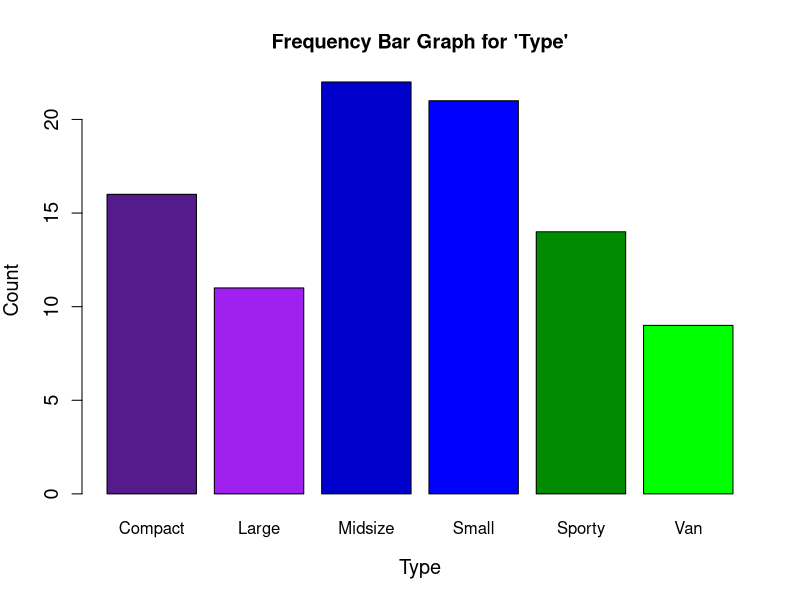
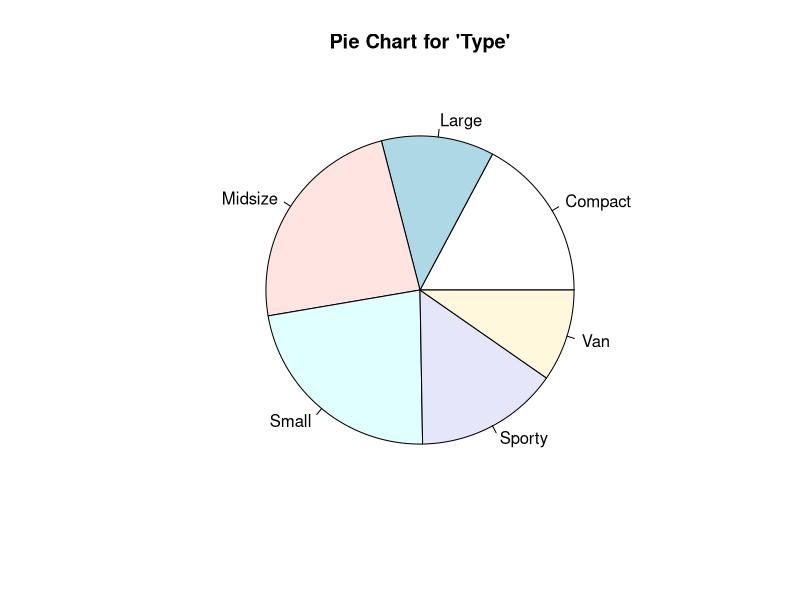
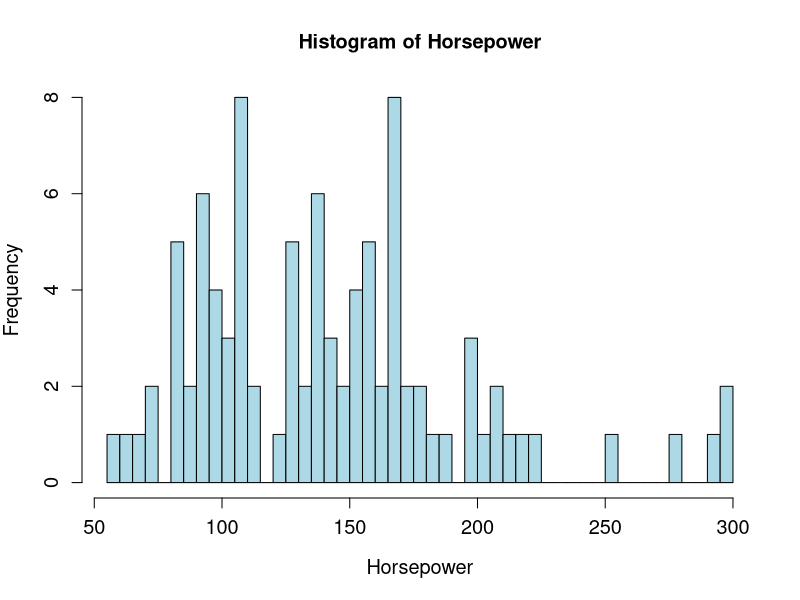
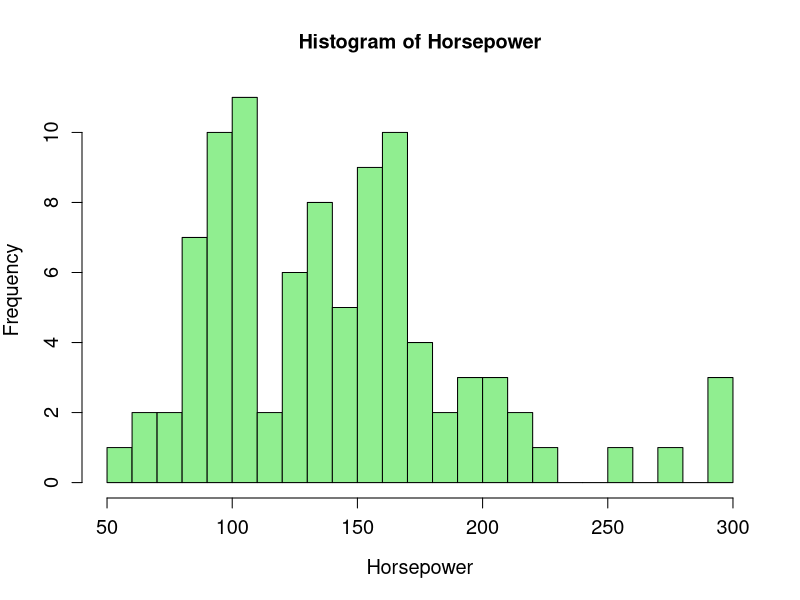
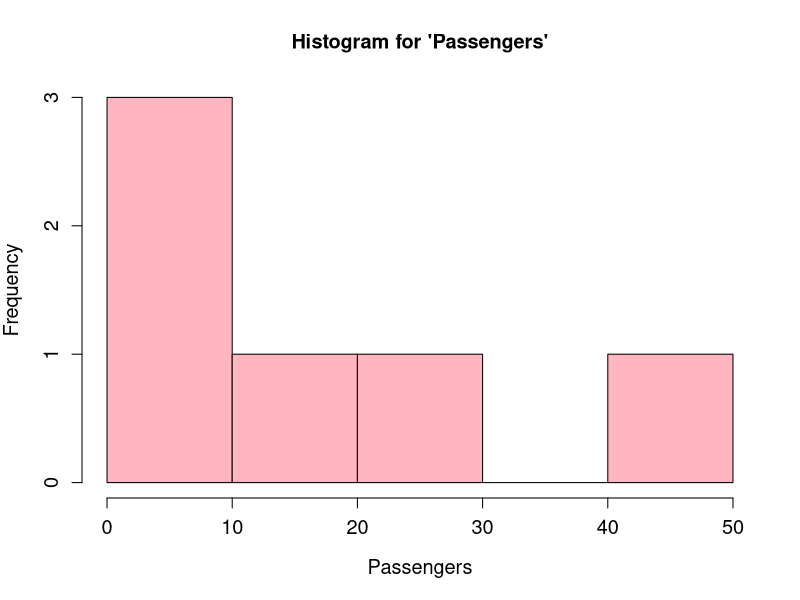
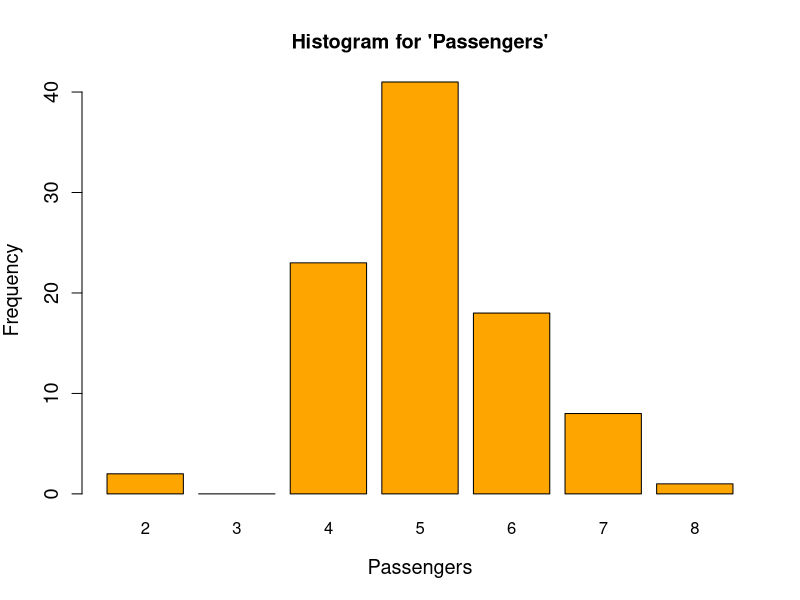
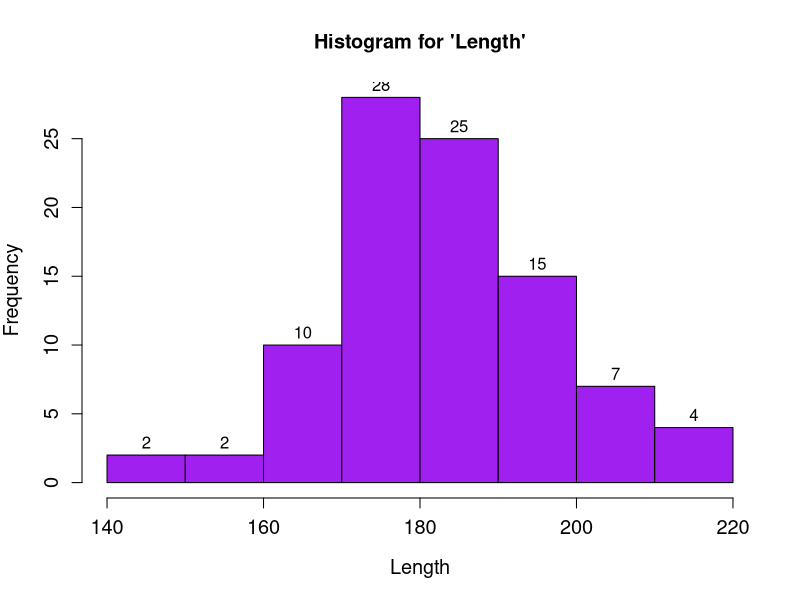

Recreate these plots in R, in order.
## ---- chunk 1
# Your code goes here
## ---- chunk 2
library(MASS)
data(Cars93)
## ---- chunk 3
head(Cars93)
## ---- chunk 4
#create frequency and relative frequency table
type <- c(Cars93$Type)
type_frequency <- table(type)
type_relative_frequency <- prop.table(type_frequency) *100

#round to 3 digits
type_frequency <- round(type_frequency, 3)
type_relative_frequency <- round(type_relative_frequency, 3)

#print tables
type_frequency
type_relative_frequency
## ---- chunk 5
barplot(type_frequency, main = "Frequency Bar Graph for 'Type'", xlab = "Type", ylab = "Count", col = c("purple4", "purple", "blue3", "blue", "green4", "green"), cex.lab = 1.2, cex.axis = 1.2, cex.main = 1.2)
## ---- chunk 6
pie(type_frequency, main = "Pie Chart for 'Type'", cex.lab = 1.2, cex.axis = 1.2, cex.main = 1.2)
## ---- chunk 7
horsepower <- c(Cars93$Horsepower)
hist(horsepower, main = "Histogram of Horsepower", xlab = "Horsepower", ylab = "Frequency", col = "lightblue", cex.lab = 1.2, cex.axis = 1.2, cex.main = 1.2, breaks = 50)
## ---- chunk 8
hist(horsepower, main = "Histogram of Horsepower", xlab = "Horsepower", ylab = "Frequency", col = "lightgreen", cex.lab = 1.2, cex.axis = 1.2, cex.main = 1.2, breaks = 25)
## ---- chunk 9
total_data_points <- nrow(Cars93)
suggested_classes <- sqrt(total_data_points)
suggested_classes
## ---- chunk 10
passengers <- c(Cars93$Passengers)
passengers_frequency <- table(passengers)

hist(passengers_frequency, main = "Histogram for 'Passengers'", xlab = "Passengers",
        ylab = "Frequency", cex.lab = 1.2, cex.axis = 1.2, cex.main = 1.2, col = "lightpink")
## ---- chunk 11
passengers <- c(Cars93$Passengers)
passengers_frequency <- table(factor(passengers, levels = c("2","3","4","5", "6", "7","8")))

barplot(passengers_frequency, main = "Histogram for 'Passengers'", xlab = "Passengers",
        ylab = "Frequency", cex.lab = 1.2, cex.axis = 1.2, cex.main = 1.2, col = "orange")
## ---- chunk 12

length <- c(Cars93$Length)
hist(length, main = "Histogram for 'Length'", xlab = "Length", ylab = "Frequency", cex.lab = 1.2, cex.axis = 1.2, cex.main = 1.2, col = "purple", labels = TRUE, )

## ---- chunk 13
length_mean <- mean(length)
length_median <- median(length)

length_mean
length_median
